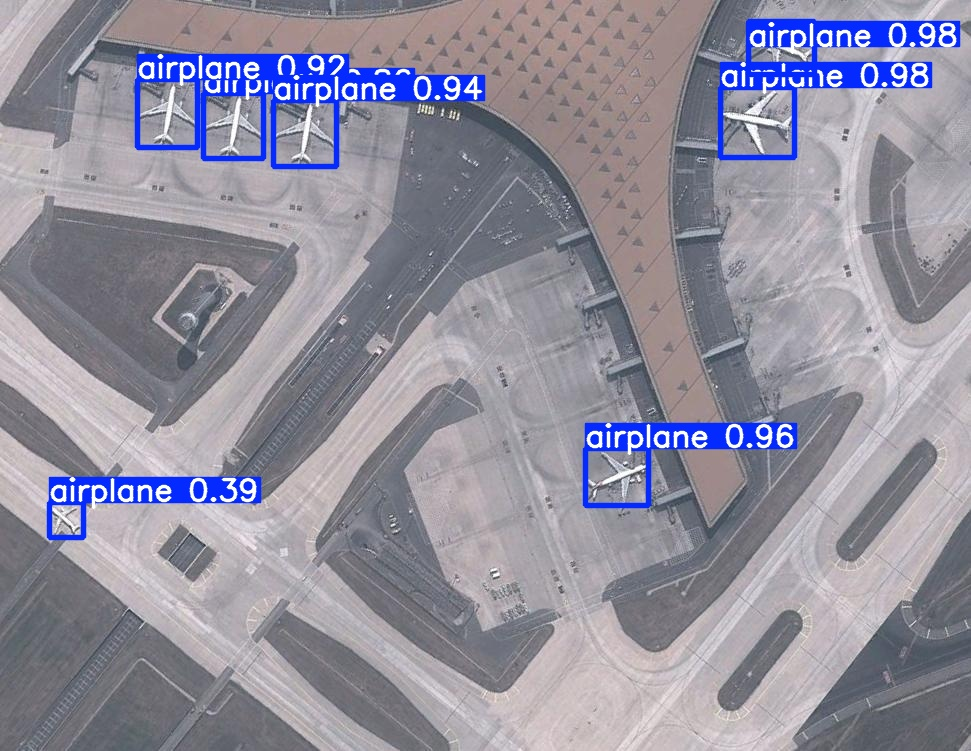
#> input picture test_image.jpg, 971 x 751 px
$ python run_soepm.py -i test_image.jpg -o out.png
#> lines starting #> are read from the running program, lines starting #| are printed output that depends on the picture
#> in load_bgr, img is the input picture: shape (751, 971, 3); mean B, G, R 158, 143.5, 145.8
### soepm.py
# soepm.py
# SOEPM = Small Optional Enhancement Preprocessing Module
# Features: CLAHE, Sharpening, optional 2x Upscale
# Intended use: INFERENCE ONLY

from typing import Tuple, Optional
import numpy as np
import cv2

class SOEPM:
    def __init__(
        self,
        use_clahe: bool = True,
        use_sharpen: bool = True,
        upscale_x2: bool = False,
        clahe_clip_limit: float = 2.0,
        clahe_tile_grid_size: Tuple[int, int] = (8, 8),
        sharpen_strength: float = 1.0,  # 0.0 = off, 1.0 = default, >1 = stronger
    ):
        """
        use_clahe: apply contrast enhancement
        use_sharpen: apply sharpening
        upscale_x2: if True, upscale image by 2× (bicubic)
        clahe_clip_limit, clahe_tile_grid_size: CLAHE settings
        sharpen_strength: how strong the sharpening should be
        """
        self.use_clahe = use_clahe
        self.use_sharpen = use_sharpen
        self.upscale_x2 = upscale_x2
        self.clahe_clip_limit = clahe_clip_limit
        self.clahe_tile_grid_size = clahe_tile_grid_size
        self.sharpen_strength = max(0.0, float(sharpen_strength))

        # Prepare CLAHE instance once
        self._clahe = cv2.createCLAHE(
            clipLimit=self.clahe_clip_limit,
            tileGridSize=self.clahe_tile_grid_size,
        )

    def _apply_clahe(self, img_bgr: np.ndarray) -> np.ndarray:
        # Convert to LAB → apply CLAHE on L channel → back to BGR
        lab = cv2.cvtColor(img_bgr, cv2.COLOR_BGR2LAB)
#> lab: shape (751, 971, 3); mean of channels 0, 1, 2 153.9, 133.3, 121.1
        l, a, b = cv2.split(lab)
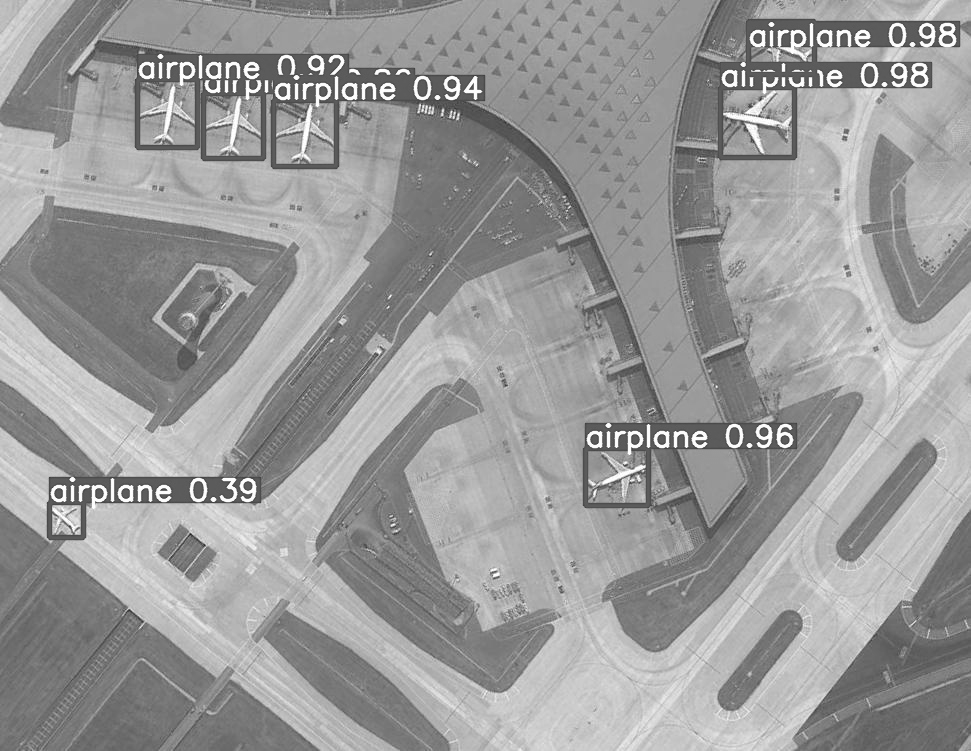
#> l: shape (751, 971); min 29, max 255, mean 153.9
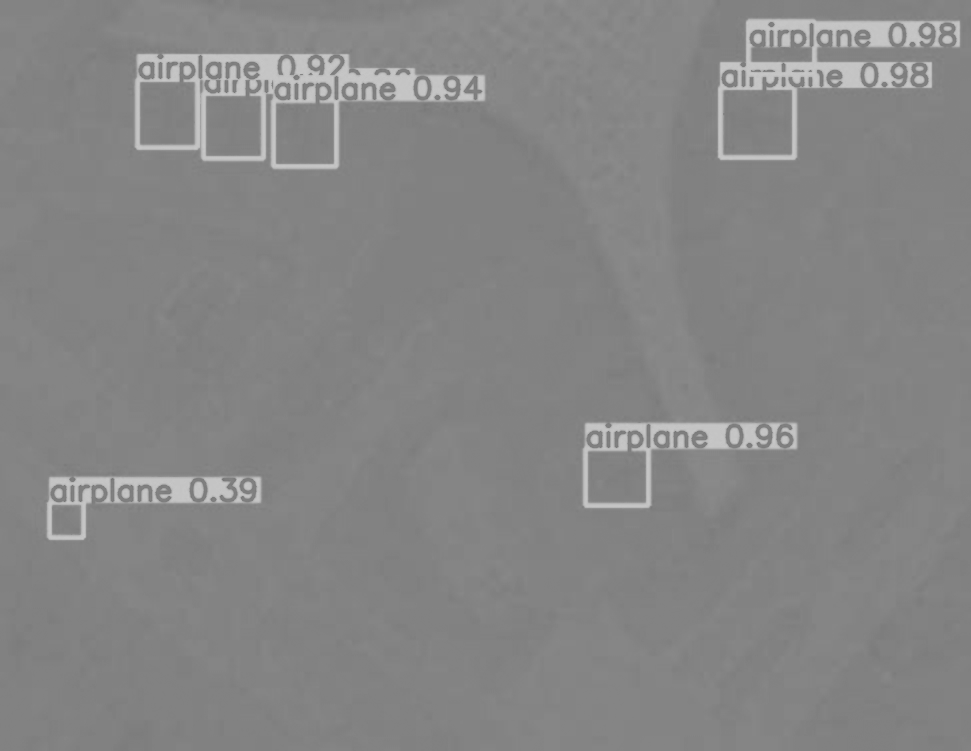
#> a: shape (751, 971); min 118, max 199, mean 133.3
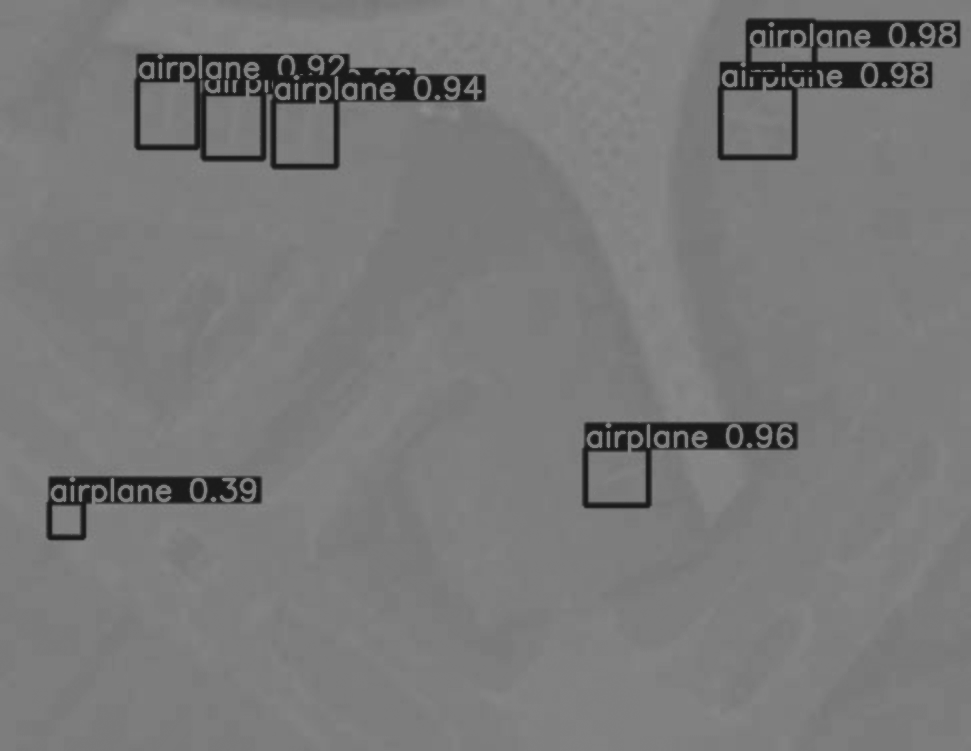
#> b: shape (751, 971); min 25, max 141, mean 121.1
        l_eq = self._clahe.apply(l)
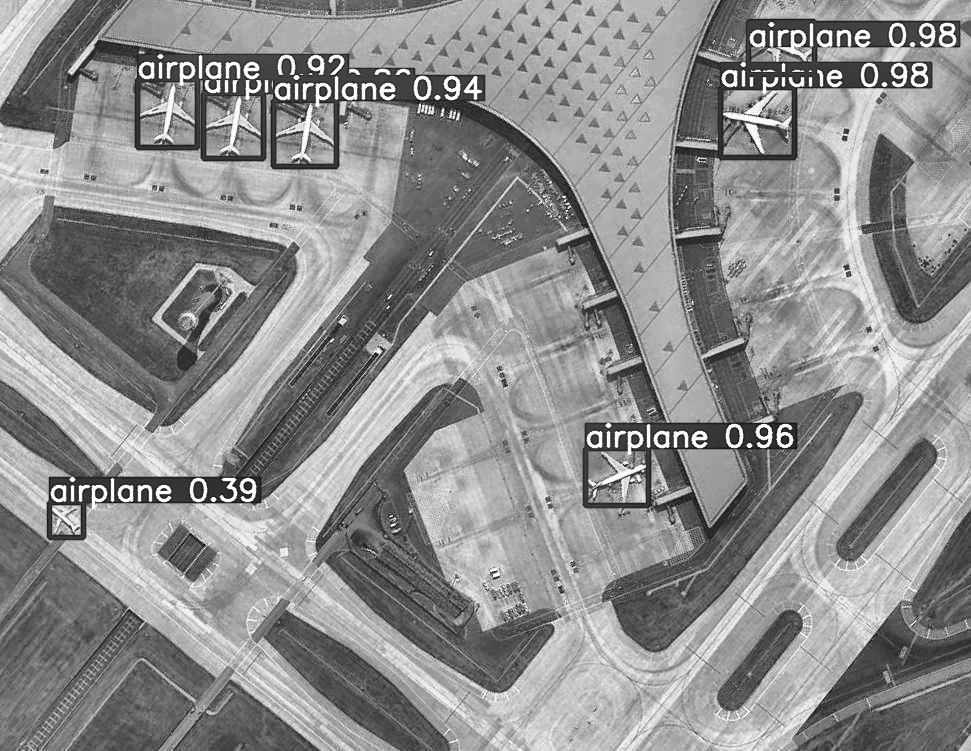
#> l_eq: shape (751, 971); min 11, max 255, mean 142.1
        lab_eq = cv2.merge((l_eq, a, b))
#> lab_eq: shape (751, 971, 3); mean of channels 0, 1, 2 142.1, 133.3, 121.1
        bgr_eq = cv2.cvtColor(lab_eq, cv2.COLOR_LAB2BGR)
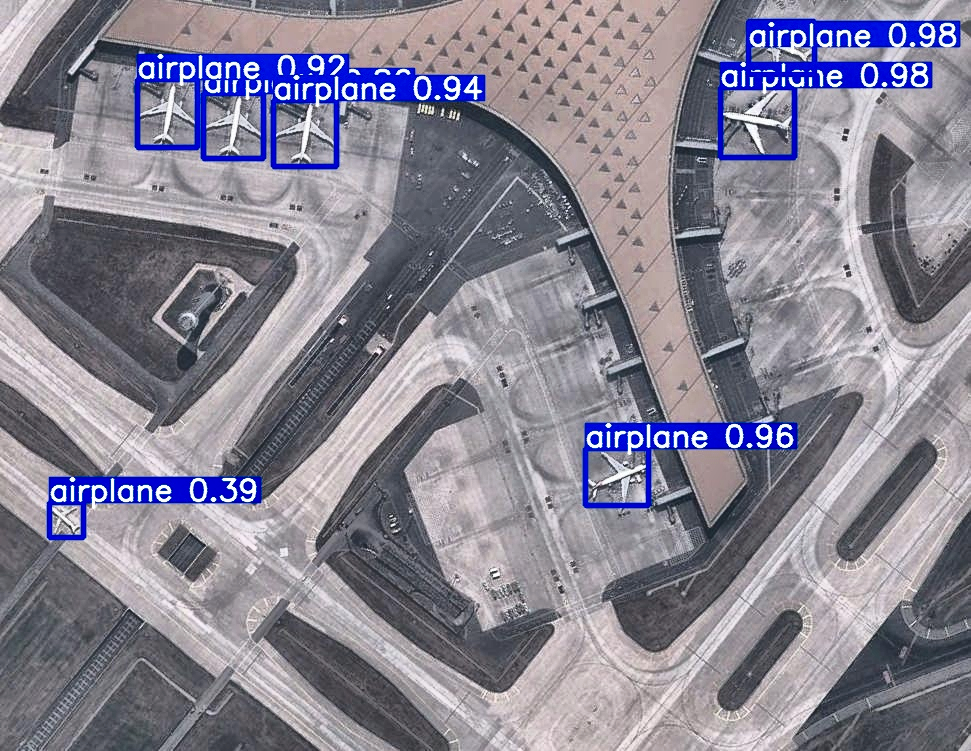
#> bgr_eq: shape (751, 971, 3); mean B, G, R 146.5, 132.4, 135.7
        return bgr_eq

    def _apply_sharpen(self, img_bgr: np.ndarray) -> np.ndarray:
        if self.sharpen_strength <= 0.0:
            return img_bgr

        # Unsharp masking style: img + s*(img - blur(img))
        blurred = cv2.GaussianBlur(img_bgr, (0, 0), sigmaX=1.0)
        high_freq = cv2.addWeighted(img_bgr, 1.0, blurred, -1.0, 0)
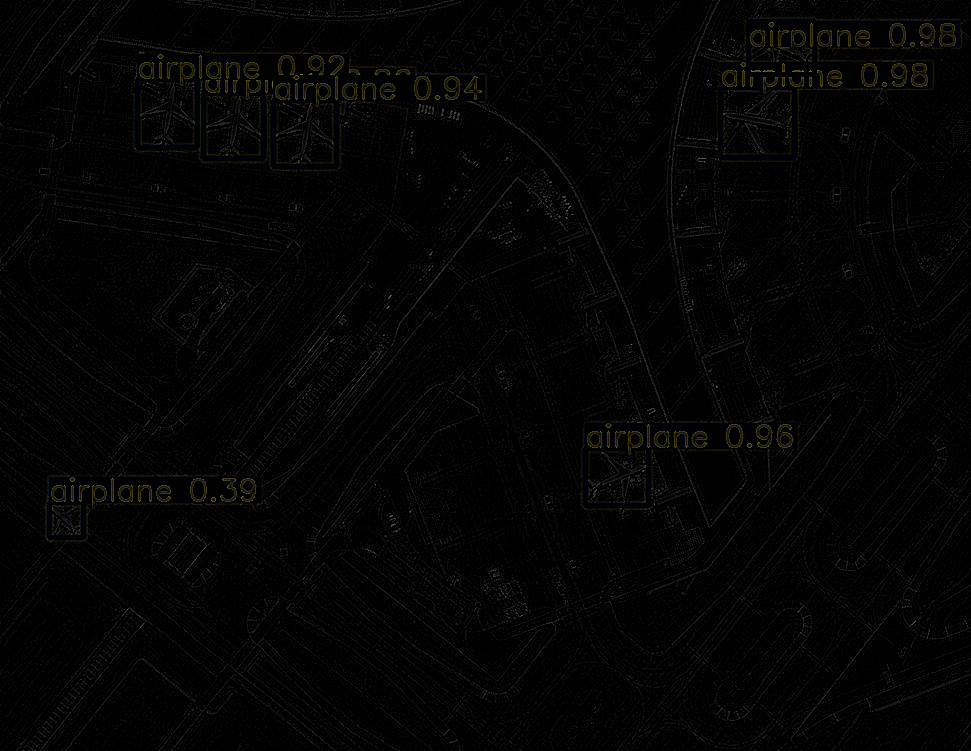
#> high_freq: shape (751, 971, 3); mean B, G, R 3.6, 3.9, 4
        sharpened = cv2.addWeighted(img_bgr, 1.0, high_freq, self.sharpen_strength, 0)
        return np.clip(sharpened, 0, 255).astype(np.uint8)

    def _upscale_2x(self, img_bgr: np.ndarray) -> np.ndarray:
        h, w = img_bgr.shape[:2]
        return cv2.resize(img_bgr, (w * 2, h * 2), interpolation=cv2.INTER_CUBIC)

    def __call__(self, img_bgr: np.ndarray) -> np.ndarray:
        """
        img_bgr: HxWx3 uint8 BGR image (OpenCV format)
        returns: processed image (same dtype)
        """
        out = img_bgr

        if self.use_clahe:
            out = self._apply_clahe(out)

        if self.use_sharpen:
            out = self._apply_sharpen(out)

        if self.upscale_x2:
            out = self._upscale_2x(out)

        return out


def load_bgr(path: str) -> np.ndarray:
    img = cv2.imread(path, cv2.IMREAD_COLOR)
    if img is None:
        raise FileNotFoundError(f"Could not read image: {path}")
    return img


def save_bgr(path: str, img_bgr: np.ndarray) -> None:
    ok = cv2.imwrite(path, img_bgr)
    if not ok:
        raise IOError(f"Failed to write image to: {path}")

### run_soepm.py
# run_soepm.py
# Quick test runner for SOEPM

import argparse
import os
import cv2
from soepm import SOEPM, load_bgr, save_bgr

def main():
    parser = argparse.ArgumentParser(description="Run SOEPM on an image (inference-only).")
    parser.add_argument("--input", "-i", required=True, help="Path to input image")
    parser.add_argument("--output", "-o", required=True, help="Path to save output image")
    parser.add_argument("--no-clahe", action="store_true", help="Disable CLAHE")
    parser.add_argument("--no-sharpen", action="store_true", help="Disable sharpening")
    parser.add_argument("--x2", action="store_true", help="Enable 2x upscaling")
    parser.add_argument("--clip", type=float, default=2.0, help="CLAHE clip limit (default 2.0)")
    parser.add_argument("--grid", type=int, nargs=2, default=[8, 8], help="CLAHE tile grid size (e.g., 8 8)")
    parser.add_argument("--sharpen", type=float, default=1.0, help="Sharpen strength (0=off, 1=default)")
    args = parser.parse_args()

    img = load_bgr(args.input)

    so = SOEPM(
        use_clahe=not args.no_clahe,
        use_sharpen=not args.no_sharpen,
        upscale_x2=args.x2,
        clahe_clip_limit=args.clip,
        clahe_tile_grid_size=tuple(args.grid),
        sharpen_strength=args.sharpen,
    )

    out = so(img)
    os.makedirs(os.path.dirname(args.output), exist_ok=True)
    save_bgr(args.output, out)

    h, w = out.shape[:2]
#> h = 751; w = 971
    print(f"[OK] Saved: {args.output} (size: {w}x{h})")
#| [OK] Saved: out.png (size: 971x751)

if __name__ == "__main__":
    main()
